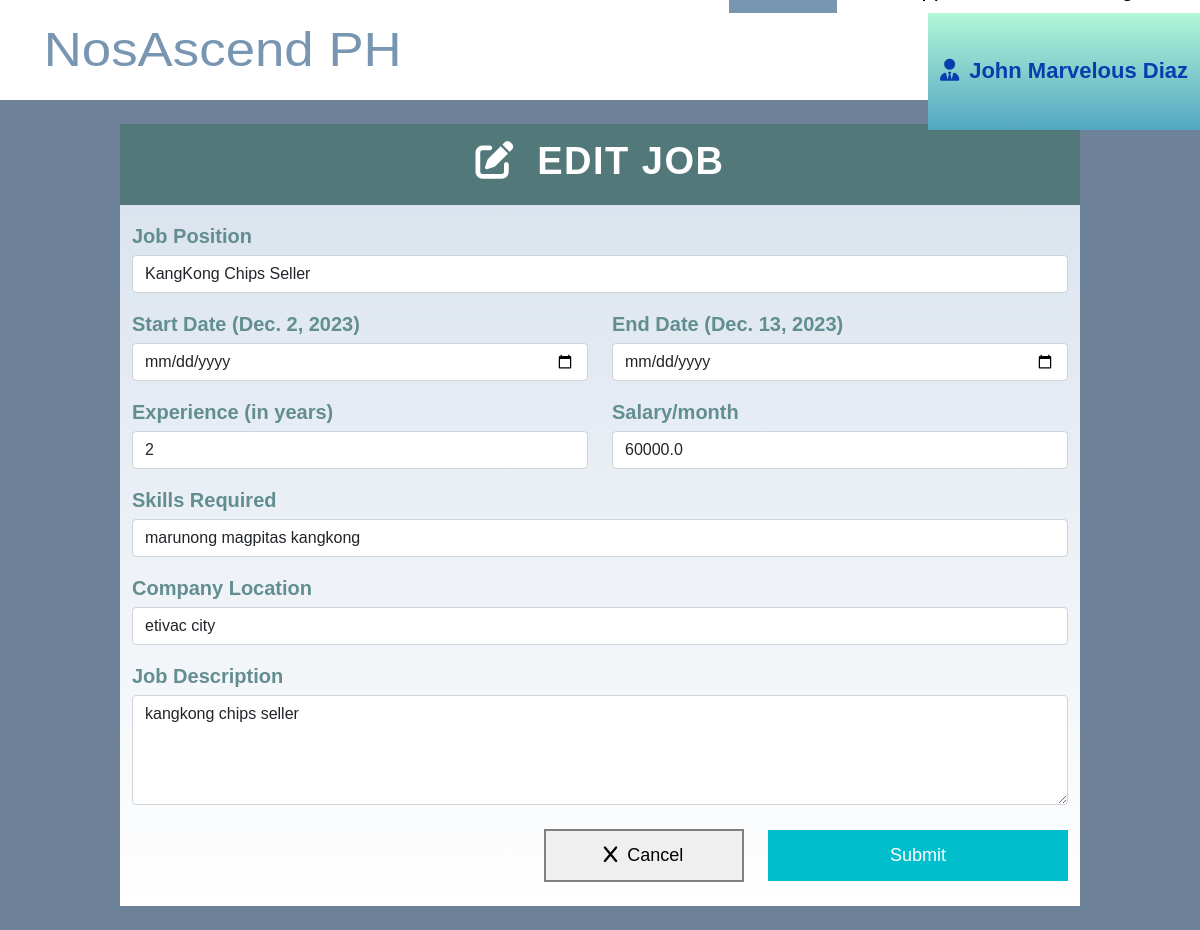
The page /edit_job/1/ (signed in) on the database its author committed.
### jobs/models.py (models this page shows, shortened)
class Job(models.Model):
    company = models.ForeignKey(Company, on_delete=models.CASCADE)
    start_date = models.DateField()
    end_date = models.DateField()
    title = models.CharField(max_length=200)
    salary = models.FloatField()
    image = models.ImageField(upload_to="")
    description = models.TextField(max_length=400)
    experience = models.CharField(max_length=100)
    location = models.CharField(max_length=100)
    skills = models.CharField(max_length=200)
    creation_date = models.DateField()

### jobs/views.py (the view, shortened to what this page needs)
# urls.py: path("edit_job/<int:myid>/", views.edit_job, name="edit_job"),
def edit_job(request, myid):
    if not request.user.is_authenticated:
        return redirect("/company_login/")
    job = Job.objects.get(id=myid)
    return render(request, "edit_job.html", {'job':job})

### jobs/templates/edit_job.html (shortened to what this page needs)
{% extends 'company_navbar.html' %}
{% block job_list %} active {% endblock %}
{% block body %}
<br><center>
<div class="form-wrapp">
    <div class="nav-header">
        <h2><i class="fa-solid fa-pen-to-square spacicon"></i> EDIT JOB</h2>
    </div>
<form class="container mt-3" method="POST" enctype="multipart/form-data">
    <div class="row">
        <div class="form-group col-md-12">
            <label>Job Position</label>
            <input type="text" class="form-control mt-1" name="job_title" id="job_title" value="{{job.title}}" required>
        </div>
    </div>
    <div class="row mt-3">
        <div class="form-group col-md-6">
            <label>Start Date ({{job.start_date}})</label>
            <input type="date" class="form-control mt-1" name="start_date" id="start_date">
        </div>
        <div class="form-group col-md-6">
            <label>End Date ({{job.end_date}})</label>
            <input type="date" class="form-control mt-1" name="end_date" id="end_date">
        </div>
    </div>
    <div class="row mt-3">
        <div class="form-group col-md-6">
            <label>Experience (in years)</label>
            <input type="text" class="form-control mt-1" name="experience" id="experience" value="{{job.experience}}" required>
        </div>
        <div class="form-group col-md-6">
            <label>Salary/month</label>
            <input type="tel" class="form-control mt-1" name="salary" id="salary" value="{{job.salary}}" required>
        </div>
    </div>
    <div class="row mt-3">
        <div class="form-group col-md-12">
            <label>Skills Required</label>
            <input type="text" class="form-control mt-1" name="skills" id="skills" value="{{job.skills}}" required>
        </div>
        </div>
    <div class="row mt-3">
        <div class="form-group col-md-12">
            <label>Company Location</label>
            <input type="text" class="form-control mt-1" name="location" id="location" value="{{job.location}}" required>
        </div>
    </div>
    <div class="row mt-3">
        <div class="form-group col-md-12">
            <label>Job Description</label>
            <textarea name="description" id="description" class="form-control mt-1" cols="30" rows="4" required>{{job.description}}</textarea>
        </div>
    </div>
    <div style="text-align: right;"><br>
        <button type="button" class="back-btn" onclick="history.back()" style="width: 200px;"><i class="fa-solid fa-x spacicon"></i>Cancel</button>
        <input type="submit" value="Submit" class="submit-btn" style="width: 300px;">
    </div><br>
</form>
</div>
</center><br>
{% endblock %}

### jobs/templates/company_navbar.html (shortened to what this page needs)
<!doctype html>
<html lang="en">
<head>
  <link href="https://cdn.jsdelivr.net/npm/bootstrap@5.0.2/dist/css/bootstrap.min.css" rel="stylesheet"
>
  <link rel="stylesheet" href="https://cdnjs.cloudflare.com/ajax/libs/font-awesome/5.15.3/css/all.min.css">
</head>
<body>
  <nav class="navbar navbar-expand-lg  sticky-top">
      <a class="job navbar-brand text-primary mx-3 titlepage" href="#">NosAscend PH</a>
        <ul>
          <li class="nav-item navmenu">
            <a class="nav-link {% block home %}{% endblock %}" aria-current="page" href="/company_homepage/">Home</a>
          </li>
          <li class="nav-item navmenu">
            <a class="nav-link {% block add_job %} {% endblock %}" aria-current="page" href="/add_job/">Add Jobs</a>
          </li>
          <li class="nav-item navmenu">
            <a class="nav-link {% block job_list %}{% endblock %}" href="/job_list/">Job List</a>
          </li>
          <li class="nav-item navmenu">
            <a class="nav-link {% block all_applicants %}{% endblock %}" href="/all_applicants/">All Applicants</a>
          </li>
          <li class="nav-item navmenu">
            <a class="nav-link" id="logout-btn">Logout</a>
          </li>
          <li class="nav-item prof">
            <a class="" href="#" style="cursor: default;"><i class="fa-solid fa-user-tie spacicon"></i>{{request.user.get_full_name}}</a>
          </li>
        </ul>
  </nav>
  {% block body %}
  {% endblock %}
</body>
</html>

### jobs/templates/company_navbar.html (style rules this page uses)
* { font-family: 'Poppins', sans-serif; }
.navbar { background-color: white; color: black !important; padding: 0 !important; height: 100px; z-index: 99 !important; }
ul { list-style: none; width: 100% !important; text-align: right; }
ul li { display: inline-block; margin-right: 20px; }
ul li a { color: black !important; margin-top: 10px; font-size: 22px; text-align: center; }
.active { background-color: #7895B2; color: white !important; }
.titlepage { color: #7895B2 !important; font-family: 'Poppins', sans-serif; margin-left: 60px !important; transform: scale(1.1,1); font-size:48px; }
body { background-color: #6D8299; }
.prof { font-weight: bold; text-decoration: none; padding: 0 12px; background: linear-gradient(#B3F6D8, #52A7C1); line-height: 115px; margin-right: 0px; }
.prof a { text-decoration: none; color: #083dad !important; font-weight: 600; }
.spacicon { margin-right: 10px; }
.submit-btn { padding: 12px 20px !important; background-color: #00BECC !important; color: white; transition: 0.3s ease-out; display: inline-block; outline: none; border: none; font-size: 18px; }
.back-btn { padding: 11px 17px; background-color: none !important; color: black; transition: 0.3s ease-out; border: 2px solid gray; outline: none; display: inline-block; margin-right: 20px; font-size: 18px; }

### jobs/templates/edit_job.html (style rules this page uses)
label { color:#628E90; font-weight: 600; font-size: 20px; }
.form-wrapp { background: linear-gradient(#D7E1EC,#FFFFFF); width: 80%; text-align: left; }
.nav-header { padding: 15px 30px 12px 30px !important; background-color: #52787a; margin: 0 !important; text-align: center; }
.nav-header h2 { font-size: 38px; letter-spacing: 1.5px; font-family: 'Poppins', sans-serif; font-weight: 600; color: white; }

### rows shown on the page
Job: job_title "KangKong Chips Seller", start_date "Dec. 2, 2023", end_date "Dec. 13, 2023", experience "2", salary "60000.0", skills "marunong magpitas kangkong", location "etivac city", description "kangkong chips seller"

### other values the page prints
{{ request.user.get_full_name }} "John Marvelous Diaz"
